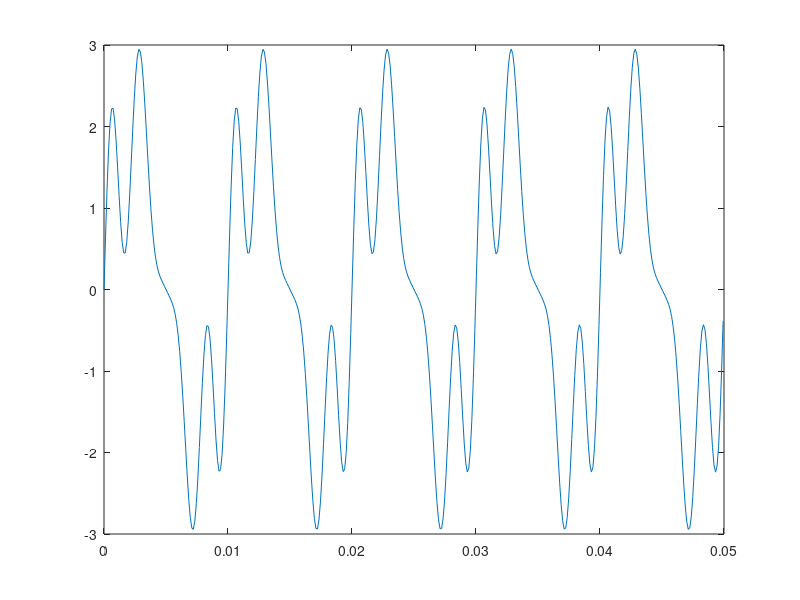
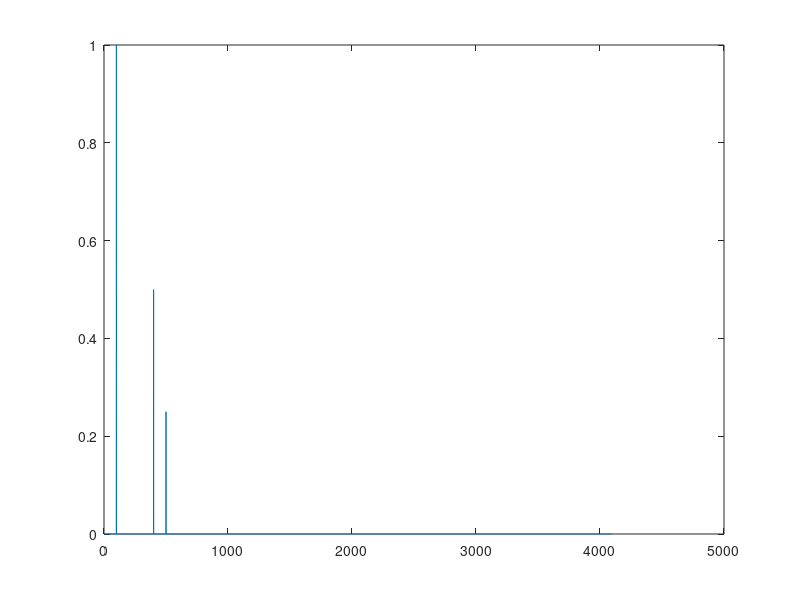

Recreate these plots in MATLAB, in order.
clear variables;
clc;
close all;

L= 8192;
fs=8192;
t = (0:L-1)/fs;
y = 2*sin(2*pi*100*t)+ ...
      sin(2*pi*400*t)+ ...
      0.5*sin(2*pi*500*t);
plot(t(t<=0.05),y(t<=0.05));

n=2^nextpow2(L);
s=fft(y,n)/L;
f=(0:n/2 -1)/L*fs;
figure;
plot(f,abs(s(1:length(f))))